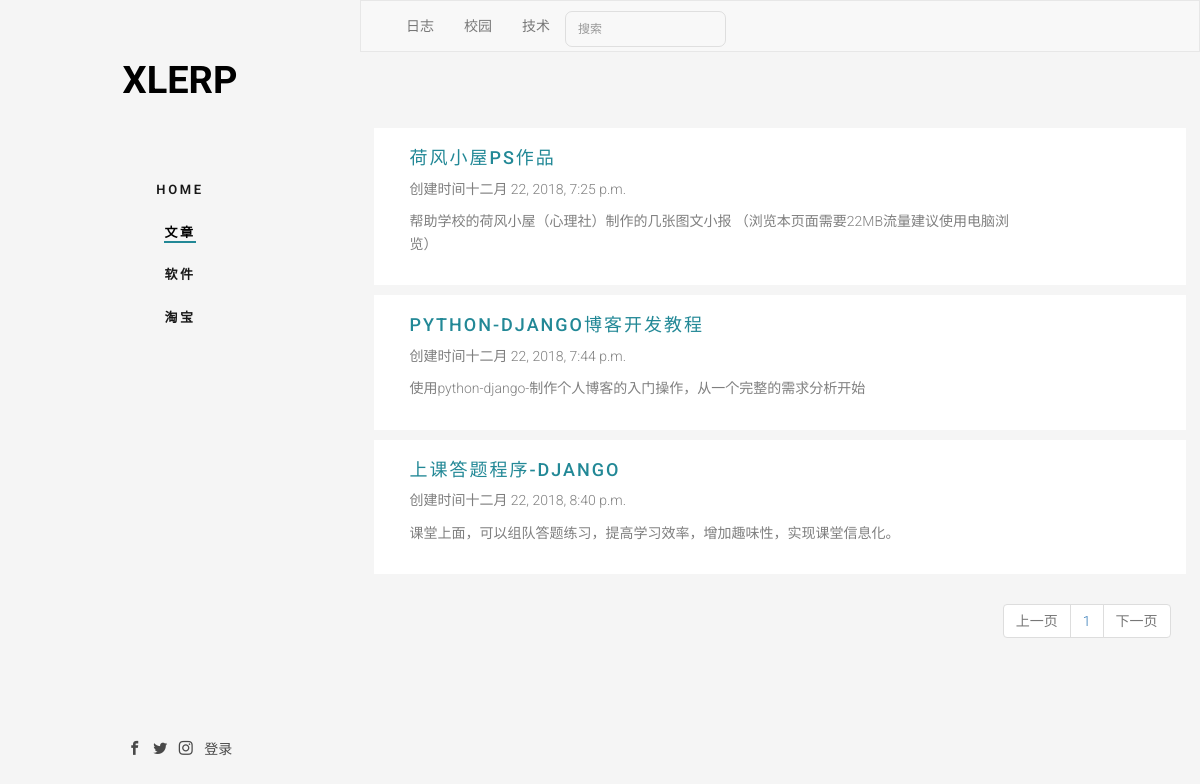
Page /post/ on the committed database.
### HomeApp/models.py (models this page shows, shortened)
class TitleClassification(models.Model):
    title = models.CharField(max_length=30,unique=True,verbose_name=u'标题')
    star_time = models.DateTimeField(auto_now_add=True,verbose_name=u'创建日期')
    last_time = models.DateTimeField(auto_now=True,verbose_name=u'最后一次修改日期')
    isDelete = models.BooleanField(default=True,verbose_name=u'是否可用')
    class Meta:
        verbose_name_plural = "文章类型"

class dynamic(models.Model):
    title = models.CharField(max_length=30,unique=True,verbose_name=u'标题')
    imgurl = models.ImageField(upload_to='static/images/post',null=True, blank=True, verbose_name=u'图片地址')
    userID = models.ForeignKey(User_Information,on_delete=models.CASCADE,verbose_name=u'作者')
    post = RichTextUploadingField(verbose_name=u'具体内容')
    Classid = models.ForeignKey('TitleClassification', on_delete=models.CASCADE,verbose_name=u'文章类型')
    OtherMsg = models.CharField(max_length=300, verbose_name=u'简介')
    star_time = models.DateTimeField(auto_now_add=True,verbose_name=u'创建日期')
    last_time = models.DateTimeField(auto_now=True,verbose_name=u'最后一次修改日期')
    isDelete = models.BooleanField(default=True,verbose_name=u'是否可用')
    class Meta:
        verbose_name_plural = "文章"

### HomeApp/views.py (the view)
# urls.py: path('post/', views.postdata, name='postdata'),
def postdata(request):
    context = {}
    if request.method == 'GET':
        TClist = models.TitleClassification.objects.all()#获取所有文章类型
        IDdata = request.GET.get('id')
        if IDdata == None:
            post = models.dynamic.objects.all().order_by('id')[0:10].values('id','title','imgurl','userID','OtherMsg','star_time')
        else:
            post = models.dynamic.objects.filter(Classid=IDdata).values('id','title','imgurl','userID','OtherMsg','star_time').order_by('id')
        contact_list = post #models.dynamic.objects.get_queryset().order_by('id')#.values('id','title')
        paginator = Paginator(contact_list, 8) # Show 25 contacts per page
        page = request.GET.get('page') #request.POST.get('data')
        try:
            contacts = paginator.page(page)
        except PageNotAnInteger:
            contacts = paginator.page(1)
        except EmptyPage:
            contacts = paginator.page(paginator.num_pages)
        context['book_list'] = contacts
        context['paginator'] = paginator
        context['CLASSID'] = IDdata
        context['TClist'] = TClist
        context['activedynamic'] = 'fh5co-active'
    return render(request,'dynamic.html',context)

### templates/dynamic.html (shortened to what this page needs)
{% extends "home.html" %}
{% load staticfiles %}
{% block main %}
<nav class="navbar navbar-default mynavbar-default">
    <div class="container-fluid">
      <div class="collapse navbar-collapse" id="bs-example-navbar-collapse-1">
        <ul class="nav navbar-nav">
          {% for i in TClist %}
          <li><a href="/post/?id={{ i.id }}">{{ i.title }}</a></li>
          {% endfor %}
        </ul>
        <form class="navbar-form navbar-left">
          <div class="form-group">
            <input type="text" class="form-control xform-control" placeholder="搜索">
          </div>
        </form>
      </div>
    </div>
  </nav>
<div id="uptop" class="fh5co-narrow-content">
        {% for i in book_list %}
        <div class="row row-bottom-padded-md mipadded-md">
            <div class="col-md-10 animate-box" data-animate-effect="fadeInLeft">
                <h2 class="fh5co-heading myfh5co-heading"><a href="/postList/?id={{ i.id }}" target="_blank">{{ i.title }}</a> </h2>
                <p>创建时间{{ i.star_time }}</p>
                <p>{{ i.OtherMsg }}</p>
            </div>
            <div class="col-md-2 animate-box" data-animate-effect="fadeInLeft">
            </div>
        </div>
        {% endfor %}
        <ul class="pagination" id="pager">
            {% if book_list.has_previous %}
                <li class="previous"><a href="{% url 'postdata' %}?id={{ CLASSID }}&page={{ book_list.previous_page_number }}">上一页</a></li>
            {% else %}
                <li class="previous disabled"><a href="#">上一页</a></li>
            {% endif %}
            {% for num in paginator.page_range %}
                {% if num == currentPage %}
                    <li class="item active"><a href="{% url 'postdata' %}?id={{ CLASSID }}&page={{ num }}">{{ num }}</a></li>
                {% else %}
                    <li class="item"><a href="{% url 'postdata' %}?id={{ CLASSID }}&page={{ num }}">{{ num }}</a></li>
                {% endif %}
            {% endfor %}
            {% if book_list.has_next %}
                <li class="next"><a href="{% url 'postdata' %}?id={{ CLASSID }}&page={{ book_list.next_page_number }}">下一页</a></li>
            {% else %}
                <li class="next disabled"><a href="#">下一页</a></li>
            {% endif %}
        </ul>
</div>
{% endblock %}

### static/css/style.css (style rules this page uses)
body { font-family: "Roboto", Arial, sans-serif; font-weight: 300; font-size: 14px; line-height: 1.6; color: rgba(0, 0, 0, 0.5); background: whitesmoke; }
a { color: #228896; -webkit-transition: 0.5s; -o-transition: 0.5s; transition: 0.5s; }
h1, h2, h3, h4, h5, h6 { color: #000; font-family: "Roboto", Arial, sans-serif; font-weight: 400; margin: 0 0 30px 0; }
#fh5co-main .fh5co-narrow-content { position: relative; width: 93%; margin: 0 auto; padding: 4em 0; clear: both; }
#fh5co-main .fh5co-narrow-content ul { float: right; }
.fh5co-heading { font-size: 18px; margin-bottom: 2em; font-weight: 500; text-transform: uppercase; letter-spacing: 2px; }
.form-control { -webkit-appearance: none; -moz-appearance: none; appearance: none; box-shadow: none; background: transparent; border: 2px solid rgba(0, 0, 0, 0.1); height: 54px; font-size: 18px; font-weight: 300; -webkit-border-radius: 7px; -moz-border-radius: 7px; -ms-border-radius: 7px; border-radius: 7px; }
.row-bottom-padded-md { padding: 20px; margin-bottom: 10px; }
.mipadded-md { background-color: white; }
.navbar-form { margin: 0px; }
.xform-control { height: 36px; border: 1px solid rgba(0, 0, 0, 0.1); font-size: 12px; margin-top: 10px; }
.navbar-form { padding: 0px; }
.mynavbar-default { background-color: none; border-left-color: none; border-right-color: none; border-bottom-color: #e7e7e7; border-radius: 0px; }
.myfh5co-heading { margin-bottom:10px; }

### rows in the picture
TitleClassification: title "日志"
TitleClassification: title "校园"
TitleClassification: title "技术"
dynamic: title "荷风小屋PS作品", star_time "十二月 22, 2018, 7:25 p.m.", OtherMsg "帮助学校的荷风小屋（心理社）制作的几张图文小报 （浏览本页面需要22MB流量建议使用电脑浏览）"
dynamic: title "PYTHON-DJANGO博客开发教程", star_time "十二月 22, 2018, 7:44 p.m.", OtherMsg "使用python-django-制作个人博客的入门操作，从一个完整的需求分析开始"
dynamic: title "上课答题程序-DJANGO", star_time "十二月 22, 2018, 8:40 p.m.", OtherMsg "课堂上面，可以组队答题练习，提高学习效率，增加趣味性，实现课堂信息化。"

### other values in the picture
{{ num }} "1"
